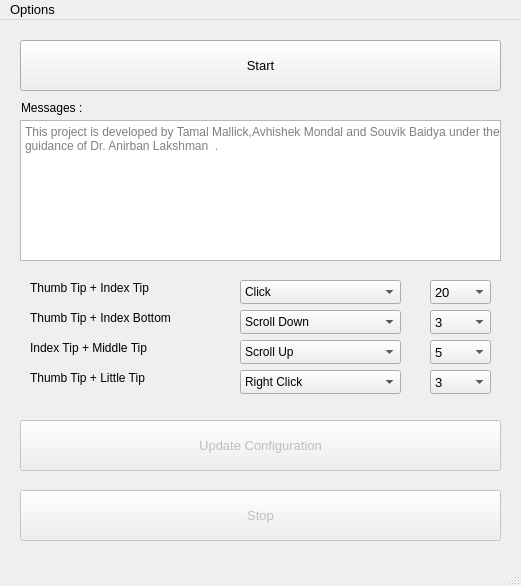
<?xml version="1.0" encoding="UTF-8"?>
<ui version="4.0">
 <class>MainWindow</class>
 <widget class="QMainWindow" name="MainWindow">
  <property name="geometry">
   <rect>
    <x>0</x>
    <y>0</y>
    <width>521</width>
    <height>586</height>
   </rect>
  </property>
  <property name="font">
   <font>
    <pointsize>10</pointsize>
   </font>
  </property>
  <property name="windowTitle">
   <string>Virtual Mouse</string>
  </property>
  <property name="windowIcon">
   <iconset>
    <normaloff>../images/red.ico</normaloff>../images/red.ico</iconset>
  </property>
  <widget class="QWidget" name="centralwidget">
   <widget class="QPushButton" name="pushButton_start">
    <property name="enabled">
     <bool>true</bool>
    </property>
    <property name="geometry">
     <rect>
      <x>20</x>
      <y>20</y>
      <width>481</width>
      <height>51</height>
     </rect>
    </property>
    <property name="cursor">
     <cursorShape>PointingHandCursor</cursorShape>
    </property>
    <property name="text">
     <string>Start</string>
    </property>
   </widget>
   <widget class="QComboBox" name="comboBox_a3">
    <property name="geometry">
     <rect>
      <x>240</x>
      <y>320</y>
      <width>161</width>
      <height>24</height>
     </rect>
    </property>
    <property name="font">
     <font>
      <pointsize>9</pointsize>
     </font>
    </property>
    <item>
     <property name="text">
      <string>Scroll Up</string>
     </property>
    </item>
    <item>
     <property name="text">
      <string>Scroll Down</string>
     </property>
    </item>
    <item>
     <property name="text">
      <string>Change Tab</string>
     </property>
    </item>
    <item>
     <property name="text">
      <string>Change Window</string>
     </property>
    </item>
    <item>
     <property name="text">
      <string>Minimize All</string>
     </property>
    </item>
    <item>
     <property name="text">
      <string>Lock Window</string>
     </property>
    </item>
    <item>
     <property name="text">
      <string>Exit Window</string>
     </property>
    </item>
    <item>
     <property name="text">
      <string>File Manager</string>
     </property>
    </item>
    <item>
     <property name="text">
      <string>Press Enter</string>
     </property>
    </item>
    <item>
     <property name="text">
      <string>Virtual Keyboard</string>
     </property>
    </item>
    <item>
     <property name="text">
      <string>Click</string>
     </property>
    </item>
    <item>
     <property name="text">
      <string>Right Click</string>
     </property>
    </item>
   </widget>
   <widget class="QPushButton" name="pushButton_stop">
    <property name="enabled">
     <bool>false</bool>
    </property>
    <property name="geometry">
     <rect>
      <x>20</x>
      <y>470</y>
      <width>481</width>
      <height>51</height>
     </rect>
    </property>
    <property name="font">
     <font>
      <pointsize>10</pointsize>
     </font>
    </property>
    <property name="cursor">
     <cursorShape>PointingHandCursor</cursorShape>
    </property>
    <property name="text">
     <string>Stop</string>
    </property>
   </widget>
   <widget class="QPushButton" name="pushButton_update">
    <property name="enabled">
     <bool>false</bool>
    </property>
    <property name="geometry">
     <rect>
      <x>20</x>
      <y>400</y>
      <width>481</width>
      <height>51</height>
     </rect>
    </property>
    <property name="cursor">
     <cursorShape>PointingHandCursor</cursorShape>
    </property>
    <property name="text">
     <string>Update Configuration</string>
    </property>
   </widget>
   <widget class="QComboBox" name="comboBox_dpi2">
    <property name="geometry">
     <rect>
      <x>430</x>
      <y>290</y>
      <width>61</width>
      <height>24</height>
     </rect>
    </property>
    <item>
     <property name="text">
      <string>3</string>
     </property>
    </item>
    <item>
     <property name="text">
      <string>5</string>
     </property>
    </item>
    <item>
     <property name="text">
      <string>10</string>
     </property>
    </item>
    <item>
     <property name="text">
      <string>15</string>
     </property>
    </item>
    <item>
     <property name="text">
      <string>20</string>
     </property>
    </item>
    <item>
     <property name="text">
      <string>25</string>
     </property>
    </item>
    <item>
     <property name="text">
      <string>30</string>
     </property>
    </item>
    <item>
     <property name="text">
      <string>35</string>
     </property>
    </item>
    <item>
     <property name="text">
      <string>40</string>
     </property>
    </item>
    <item>
     <property name="text">
      <string>45</string>
     </property>
    </item>
    <item>
     <property name="text">
      <string>50</string>
     </property>
    </item>
    <item>
     <property name="text">
      <string>1</string>
     </property>
    </item>
    <item>
     <property name="text">
      <string>2</string>
     </property>
    </item>
   </widget>
   <widget class="QComboBox" name="comboBox_dpi3">
    <property name="geometry">
     <rect>
      <x>430</x>
      <y>320</y>
      <width>61</width>
      <height>24</height>
     </rect>
    </property>
    <property name="editable">
     <bool>false</bool>
    </property>
    <property name="currentText">
     <string>5</string>
    </property>
    <property name="placeholderText">
     <string/>
    </property>
    <item>
     <property name="text">
      <string>5</string>
     </property>
    </item>
    <item>
     <property name="text">
      <string>10</string>
     </property>
    </item>
    <item>
     <property name="text">
      <string>15</string>
     </property>
    </item>
    <item>
     <property name="text">
      <string>20</string>
     </property>
    </item>
    <item>
     <property name="text">
      <string>25</string>
     </property>
    </item>
    <item>
     <property name="text">
      <string>30</string>
     </property>
    </item>
    <item>
     <property name="text">
      <string>35</string>
     </property>
    </item>
    <item>
     <property name="text">
      <string>40</string>
     </property>
    </item>
    <item>
     <property name="text">
      <string>45</string>
     </property>
    </item>
    <item>
     <property name="text">
      <string>50</string>
     </property>
    </item>
    <item>
     <property name="text">
      <string>1</string>
     </property>
    </item>
    <item>
     <property name="text">
      <string>2</string>
     </property>
    </item>
    <item>
     <property name="text">
      <string>3</string>
     </property>
    </item>
   </widget>
   <widget class="QComboBox" name="comboBox_dpi4">
    <property name="geometry">
     <rect>
      <x>430</x>
      <y>350</y>
      <width>61</width>
      <height>24</height>
     </rect>
    </property>
    <item>
     <property name="text">
      <string>3</string>
     </property>
    </item>
    <item>
     <property name="text">
      <string>5</string>
     </property>
    </item>
    <item>
     <property name="text">
      <string>10</string>
     </property>
    </item>
    <item>
     <property name="text">
      <string>15</string>
     </property>
    </item>
    <item>
     <property name="text">
      <string>20</string>
     </property>
    </item>
    <item>
     <property name="text">
      <string>25</string>
     </property>
    </item>
    <item>
     <property name="text">
      <string>30</string>
     </property>
    </item>
    <item>
     <property name="text">
      <string>35</string>
     </property>
    </item>
    <item>
     <property name="text">
      <string>40</string>
     </property>
    </item>
    <item>
     <property name="text">
      <string>45</string>
     </property>
    </item>
    <item>
     <property name="text">
      <string>50</string>
     </property>
    </item>
    <item>
     <property name="text">
      <string>1</string>
     </property>
    </item>
    <item>
     <property name="text">
      <string>2</string>
     </property>
    </item>
   </widget>
   <widget class="QComboBox" name="comboBox_a1">
    <property name="enabled">
     <bool>true</bool>
    </property>
    <property name="geometry">
     <rect>
      <x>240</x>
      <y>260</y>
      <width>161</width>
      <height>24</height>
     </rect>
    </property>
    <property name="font">
     <font>
      <pointsize>9</pointsize>
     </font>
    </property>
    <item>
     <property name="text">
      <string>Click</string>
     </property>
    </item>
   </widget>
   <widget class="QComboBox" name="comboBox_dpi1">
    <property name="geometry">
     <rect>
      <x>430</x>
      <y>260</y>
      <width>61</width>
      <height>24</height>
     </rect>
    </property>
    <property name="placeholderText">
     <string/>
    </property>
    <item>
     <property name="text">
      <string>20</string>
     </property>
    </item>
    <item>
     <property name="text">
      <string>25</string>
     </property>
    </item>
    <item>
     <property name="text">
      <string>30</string>
     </property>
    </item>
    <item>
     <property name="text">
      <string>35</string>
     </property>
    </item>
    <item>
     <property name="text">
      <string>40</string>
     </property>
    </item>
    <item>
     <property name="text">
      <string>45</string>
     </property>
    </item>
    <item>
     <property name="text">
      <string>50</string>
     </property>
    </item>
    <item>
     <property name="text">
      <string>1</string>
     </property>
    </item>
    <item>
     <property name="text">
      <string>2</string>
     </property>
    </item>
    <item>
     <property name="text">
      <string>3</string>
     </property>
    </item>
    <item>
     <property name="text">
      <string>5</string>
     </property>
    </item>
    <item>
     <property name="text">
      <string>10</string>
     </property>
    </item>
    <item>
     <property name="text">
      <string>15</string>
     </property>
    </item>
   </widget>
   <widget class="QLabel" name="label_msg">
    <property name="geometry">
     <rect>
      <x>21</x>
      <y>80</y>
      <width>91</width>
      <height>16</height>
     </rect>
    </property>
    <property name="font">
     <font>
      <pointsize>9</pointsize>
     </font>
    </property>
    <property name="text">
     <string>Messages : </string>
    </property>
   </widget>
   <widget class="QLabel" name="label_a1">
    <property name="geometry">
     <rect>
      <x>30</x>
      <y>260</y>
      <width>191</width>
      <height>16</height>
     </rect>
    </property>
    <property name="font">
     <font>
      <pointsize>9</pointsize>
     </font>
    </property>
    <property name="text">
     <string>Thumb Tip + Index Tip</string>
    </property>
   </widget>
   <widget class="QLabel" name="label_a2">
    <property name="geometry">
     <rect>
      <x>30</x>
      <y>290</y>
      <width>191</width>
      <height>16</height>
     </rect>
    </property>
    <property name="font">
     <font>
      <pointsize>9</pointsize>
     </font>
    </property>
    <property name="text">
     <string>Thumb Tip + Index Bottom</string>
    </property>
   </widget>
   <widget class="QLabel" name="label_a3">
    <property name="geometry">
     <rect>
      <x>30</x>
      <y>320</y>
      <width>191</width>
      <height>16</height>
     </rect>
    </property>
    <property name="font">
     <font>
      <pointsize>9</pointsize>
     </font>
    </property>
    <property name="text">
     <string>Index Tip + Middle Tip</string>
    </property>
   </widget>
   <widget class="QLabel" name="label_a4">
    <property name="geometry">
     <rect>
      <x>30</x>
      <y>350</y>
      <width>191</width>
      <height>16</height>
     </rect>
    </property>
    <property name="font">
     <font>
      <pointsize>9</pointsize>
     </font>
    </property>
    <property name="text">
     <string>Thumb Tip + Little Tip</string>
    </property>
   </widget>
   <widget class="QPlainTextEdit" name="plainTextEdit_msg">
    <property name="geometry">
     <rect>
      <x>20</x>
      <y>100</y>
      <width>481</width>
      <height>141</height>
     </rect>
    </property>
    <property name="font">
     <font>
      <pointsize>9</pointsize>
     </font>
    </property>
    <property name="readOnly">
     <bool>true</bool>
    </property>
    <property name="placeholderText">
     <string>This project is developed by Tamal Mallick,Avhishek Mondal and Souvik Baidya under the guidance of Dr. Anirban Lakshman  . </string>
    </property>
   </widget>
   <widget class="QComboBox" name="comboBox_a2">
    <property name="geometry">
     <rect>
      <x>240</x>
      <y>290</y>
      <width>161</width>
      <height>24</height>
     </rect>
    </property>
    <property name="font">
     <font>
      <pointsize>9</pointsize>
     </font>
    </property>
    <item>
     <property name="text">
      <string>Scroll Down</string>
     </property>
    </item>
    <item>
     <property name="text">
      <string>Change Tab</string>
     </property>
    </item>
    <item>
     <property name="text">
      <string>Change Window</string>
     </property>
    </item>
    <item>
     <property name="text">
      <string>Minimize All</string>
     </property>
    </item>
    <item>
     <property name="text">
      <string>Lock Window</string>
     </property>
    </item>
    <item>
     <property name="text">
      <string>Exit Window</string>
     </property>
    </item>
    <item>
     <property name="text">
      <string>File Manager</string>
     </property>
    </item>
    <item>
     <property name="text">
      <string>Press Enter</string>
     </property>
    </item>
    <item>
     <property name="text">
      <string>Virtual Keyboard</string>
     </property>
    </item>
    <item>
     <property name="text">
      <string>Click</string>
     </property>
    </item>
    <item>
     <property name="text">
      <string>Right Click</string>
     </property>
    </item>
    <item>
     <property name="text">
      <string>Scroll Up</string>
     </property>
    </item>
   </widget>
   <widget class="QComboBox" name="comboBox_a4">
    <property name="geometry">
     <rect>
      <x>240</x>
      <y>350</y>
      <width>161</width>
      <height>24</height>
     </rect>
    </property>
    <property name="font">
     <font>
      <pointsize>9</pointsize>
     </font>
    </property>
    <item>
     <property name="text">
      <string>Right Click</string>
     </property>
    </item>
    <item>
     <property name="text">
      <string>Scroll Up</string>
     </property>
    </item>
    <item>
     <property name="text">
      <string>Scroll Down</string>
     </property>
    </item>
    <item>
     <property name="text">
      <string>Change Tab</string>
     </property>
    </item>
    <item>
     <property name="text">
      <string>Change Window</string>
     </property>
    </item>
    <item>
     <property name="text">
      <string>Minimize All</string>
     </property>
    </item>
    <item>
     <property name="text">
      <string>Lock Window</string>
     </property>
    </item>
    <item>
     <property name="text">
      <string>Exit Window</string>
     </property>
    </item>
    <item>
     <property name="text">
      <string>File Manager</string>
     </property>
    </item>
    <item>
     <property name="text">
      <string>Press Enter</string>
     </property>
    </item>
    <item>
     <property name="text">
      <string>Virtual Keyboard</string>
     </property>
    </item>
    <item>
     <property name="text">
      <string>Click</string>
     </property>
    </item>
   </widget>
  </widget>
  <widget class="QMenuBar" name="menubar">
   <property name="geometry">
    <rect>
     <x>0</x>
     <y>0</y>
     <width>521</width>
     <height>23</height>
    </rect>
   </property>
   <widget class="QMenu" name="menuOptions">
    <property name="title">
     <string>Options</string>
    </property>
    <addaction name="actionHelp"/>
    <addaction name="actionClose"/>
   </widget>
   <addaction name="menuOptions"/>
  </widget>
  <widget class="QStatusBar" name="statusbar"/>
  <action name="actionHelp">
   <property name="text">
    <string>Help</string>
   </property>
   <property name="shortcut">
    <string>Shift+H</string>
   </property>
  </action>
  <action name="actionClose">
   <property name="text">
    <string>Close</string>
   </property>
   <property name="shortcut">
    <string>Shift+C</string>
   </property>
  </action>
 </widget>
 <resources/>
 <connections/>
</ui>
